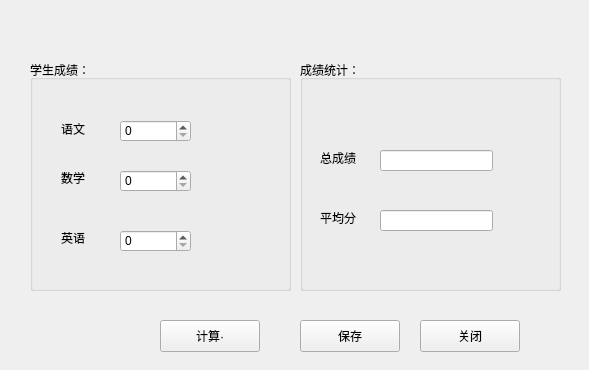
<?xml version="1.0" encoding="UTF-8"?>
<ui version="4.0">
 <class>Form</class>
 <widget class="QWidget" name="Form">
  <property name="geometry">
   <rect>
    <x>0</x>
    <y>0</y>
    <width>589</width>
    <height>370</height>
   </rect>
  </property>
  <property name="windowTitle">
   <string>Form</string>
  </property>
  <widget class="QGroupBox" name="groupBox">
   <property name="geometry">
    <rect>
     <x>30</x>
     <y>60</y>
     <width>261</width>
     <height>231</height>
    </rect>
   </property>
   <property name="title">
    <string>学生成绩：</string>
   </property>
   <widget class="QLabel" name="label">
    <property name="geometry">
     <rect>
      <x>31</x>
      <y>61</y>
      <width>58</width>
      <height>16</height>
     </rect>
    </property>
    <property name="text">
     <string>语文</string>
    </property>
   </widget>
   <widget class="QLabel" name="label_2">
    <property name="geometry">
     <rect>
      <x>31</x>
      <y>110</y>
      <width>58</width>
      <height>16</height>
     </rect>
    </property>
    <property name="text">
     <string>数学</string>
    </property>
   </widget>
   <widget class="QLabel" name="label_3">
    <property name="geometry">
     <rect>
      <x>31</x>
      <y>170</y>
      <width>58</width>
      <height>16</height>
     </rect>
    </property>
    <property name="text">
     <string>英语</string>
    </property>
   </widget>
   <widget class="QSpinBox" name="Chinese">
    <property name="geometry">
     <rect>
      <x>90</x>
      <y>60</y>
      <width>71</width>
      <height>22</height>
     </rect>
    </property>
   </widget>
   <widget class="QSpinBox" name="math">
    <property name="geometry">
     <rect>
      <x>90</x>
      <y>110</y>
      <width>71</width>
      <height>22</height>
     </rect>
    </property>
   </widget>
   <widget class="QSpinBox" name="english">
    <property name="geometry">
     <rect>
      <x>90</x>
      <y>170</y>
      <width>71</width>
      <height>22</height>
     </rect>
    </property>
   </widget>
  </widget>
  <widget class="QGroupBox" name="groupBox_2">
   <property name="geometry">
    <rect>
     <x>300</x>
     <y>60</y>
     <width>261</width>
     <height>231</height>
    </rect>
   </property>
   <property name="title">
    <string>成绩统计：</string>
   </property>
   <widget class="QLabel" name="label_4">
    <property name="geometry">
     <rect>
      <x>20</x>
      <y>90</y>
      <width>58</width>
      <height>16</height>
     </rect>
    </property>
    <property name="text">
     <string>总成绩</string>
    </property>
   </widget>
   <widget class="QLabel" name="label_5">
    <property name="geometry">
     <rect>
      <x>20</x>
      <y>150</y>
      <width>58</width>
      <height>16</height>
     </rect>
    </property>
    <property name="text">
     <string>平均分</string>
    </property>
   </widget>
   <widget class="QLineEdit" name="total">
    <property name="geometry">
     <rect>
      <x>80</x>
      <y>90</y>
      <width>113</width>
      <height>21</height>
     </rect>
    </property>
    <property name="readOnly">
     <bool>true</bool>
    </property>
   </widget>
   <widget class="QLineEdit" name="average">
    <property name="geometry">
     <rect>
      <x>80</x>
      <y>150</y>
      <width>113</width>
      <height>21</height>
     </rect>
    </property>
    <property name="readOnly">
     <bool>true</bool>
    </property>
   </widget>
  </widget>
  <widget class="QPushButton" name="btnCalculate">
   <property name="geometry">
    <rect>
     <x>160</x>
     <y>320</y>
     <width>100</width>
     <height>32</height>
    </rect>
   </property>
   <property name="text">
    <string>计算·</string>
   </property>
  </widget>
  <widget class="QPushButton" name="btnSave">
   <property name="geometry">
    <rect>
     <x>300</x>
     <y>320</y>
     <width>100</width>
     <height>32</height>
    </rect>
   </property>
   <property name="text">
    <string>保存</string>
   </property>
  </widget>
  <widget class="QPushButton" name="btnClose">
   <property name="geometry">
    <rect>
     <x>420</x>
     <y>320</y>
     <width>100</width>
     <height>32</height>
    </rect>
   </property>
   <property name="text">
    <string>关闭</string>
   </property>
  </widget>
 </widget>
 <resources/>
 <connections>
  <connection>
   <sender>btnClose</sender>
   <signal>clicked()</signal>
   <receiver>Form</receiver>
   <slot>close()</slot>
   <hints>
    <hint type="sourcelabel">
     <x>469</x>
     <y>335</y>
    </hint>
    <hint type="destinationlabel">
     <x>294</x>
     <y>184</y>
    </hint>
   </hints>
  </connection>
 </connections>
</ui>
